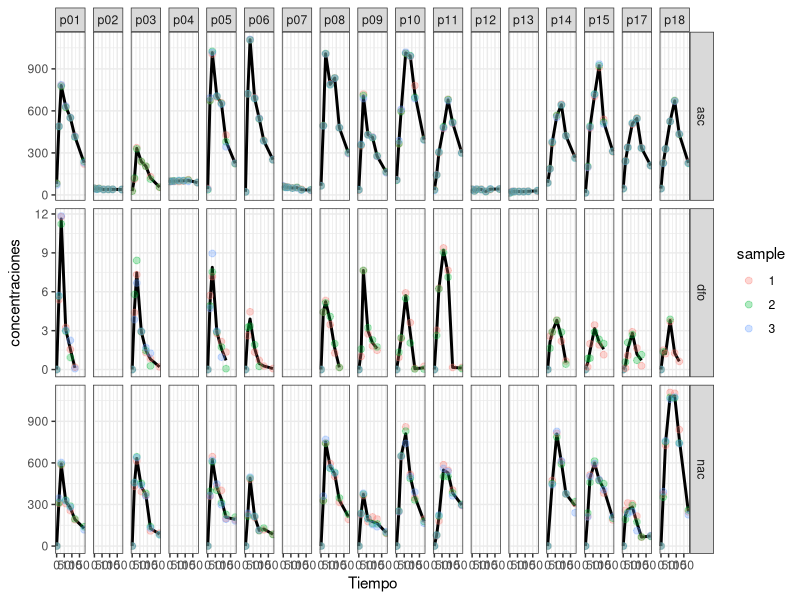
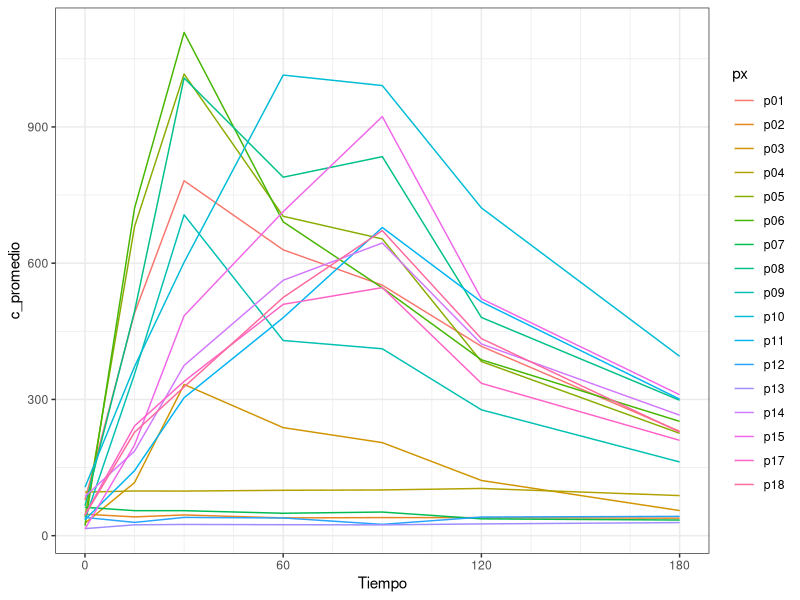
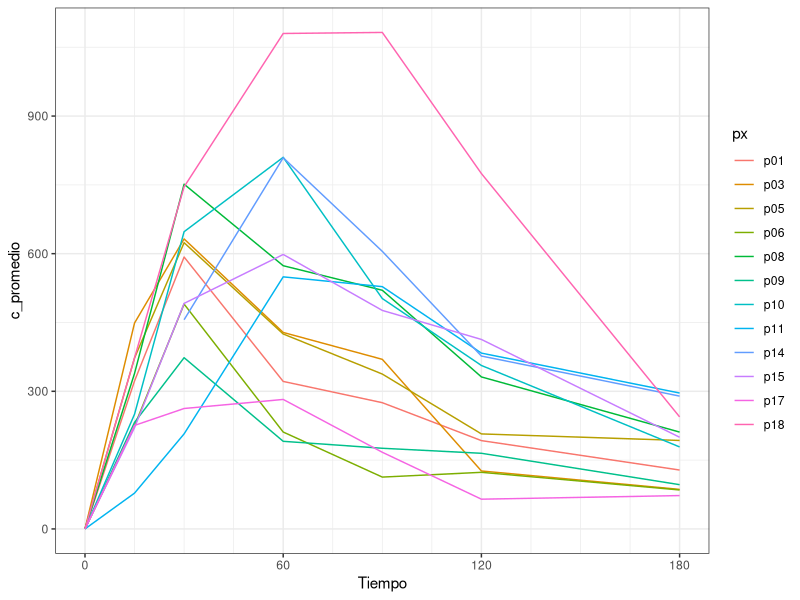
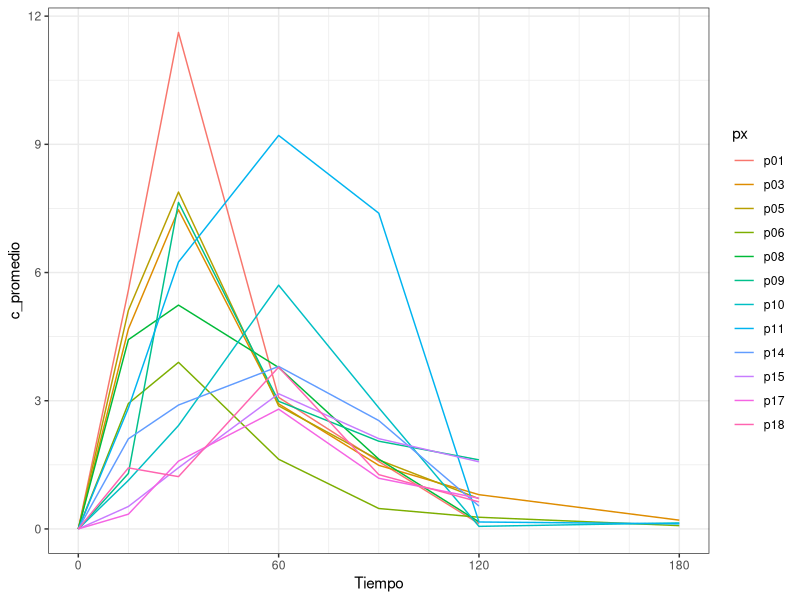
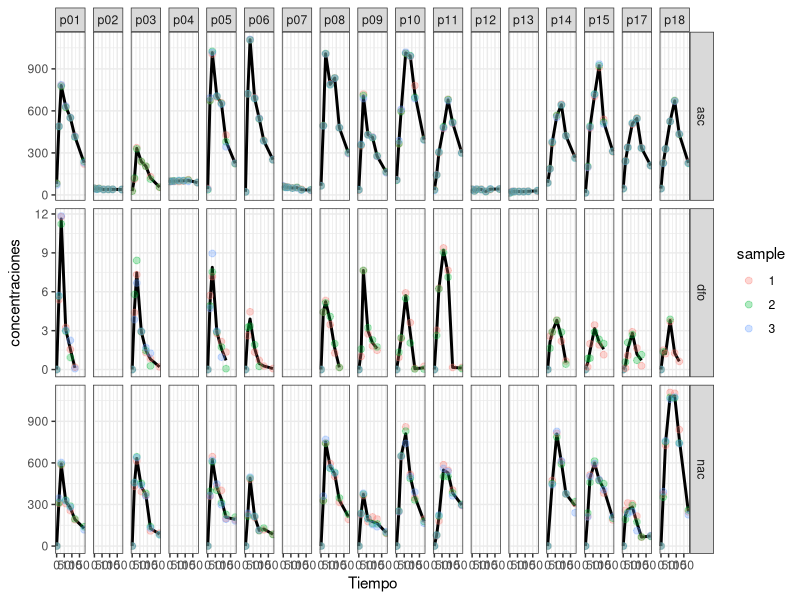

Recreate these plots in R, in order.
library(tidyr)
library(dplyr)
library(ggplot2)

asc <- read.csv("datos_asc.csv", header = TRUE, sep = ",") %>%
        pivot_longer(cols = -c(Tiempo), values_to = "concentraciones", names_to = "paciente") %>%
            mutate(px = strtrim(paciente, 3)) %>%
                mutate(sample = substring(paciente, 5, 5))
asc
nac <- read.csv("datos_nac.csv", header = TRUE, sep = ",") %>%
        pivot_longer(cols = -c(Tiempo), values_to = "concentraciones", names_to = "paciente") %>%
            mutate(px = strtrim(paciente, 3)) %>%
                mutate(sample = substring(paciente, 5, 5))
nac
dfo <- read.csv("datos_dfo.csv", header = TRUE, sep = ",") %>%
        pivot_longer(cols = -c(Tiempo), values_to = "concentraciones", names_to = "paciente") %>%
            mutate(px = strtrim(paciente, 3)) %>%
                mutate(sample = substring(paciente, 5, 5))
dfo


asc_fco <- asc %>%
    mutate(fco = "asc")
nac_fco <- nac %>%  
    mutate(fco = "nac")
dfo_fco <- dfo %>%  
    mutate(fco = "dfo")
todos <- bind_rows(asc_fco, nac_fco, dfo_fco, .id = NULL)
ggplot() +
    stat_summary(data = todos, aes(x = Tiempo, y = concentraciones), fun = "mean", geom = "line", size = 1) +
    # stat_summary(data = todos, aes(x = Tiempo, y = concentraciones), fun = "sd", geom = "errorbar", size = 0.25) +
    geom_point(data = todos, aes(x = Tiempo, y = concentraciones, colour = sample), alpha = 0.3, size = 2) +
    facet_grid(cols = vars(px), rows = vars(fco), scales = "free") +
    theme_bw()
ggsave("todas_muestras_asc_nac_dfo.pdf", width = 70, height = 20, units = "cm")
 


# resumiendo datos

mean_asc <- asc %>%
    group_by(Tiempo, px) %>%
        summarise(c_promedio = mean(concentraciones, na.rm = TRUE))
ggplot()+
    geom_line(data = mean_asc, aes(x = Tiempo, y = c_promedio, colour = px)) +
    scale_x_continuous(breaks = seq(0, 180, 60),
                        minor_breaks = seq(0, 180, 15)) +
    theme_bw()

mean_nac <- nac %>%
    group_by(Tiempo, px) %>%
        summarise(c_promedio = mean(concentraciones, na.rm = TRUE))
ggplot()+
    geom_line(data = mean_nac, aes(x = Tiempo, y = c_promedio, colour = px)) +
    scale_x_continuous(breaks = seq(0, 180, 60),
                        minor_breaks = seq(0, 180, 15)) +
    theme_bw()

mean_dfo <- dfo %>%
    group_by(Tiempo, px) %>%
        summarise(c_promedio = mean(concentraciones, na.rm = TRUE))  
ggplot()+   
    geom_line(data = mean_dfo, aes(x = Tiempo, y = c_promedio, colour = px)) +
    scale_x_continuous(breaks = seq(0, 180, 60),
                        minor_breaks = seq(0, 180, 15)) +
    theme_bw()

covariables <- read.csv("covariables.csv", header = TRUE, sep = ",")


asc_covariables <- mean_asc %>%
    left_join(covariables, by = "px")
nac_covariables <- mean_nac %>%
    left_join(covariables, by = "px")
dfo_covariables <- mean_dfo %>%
    left_join(covariables, by = "px")
write.csv(asc_covariables, "covariables_asc.csv", row.names = FALSE)
write.csv(nac_covariables, "covariables_nac.csv", row.names = FALSE)
write.csv(dfo_covariables, "covariables_dfo.csv", row.names = FALSE)

# corrected asc by baseline concentrations at time 0

asc_corrected <- read.csv("output/covariables_asc.csv", header = TRUE, sep = ",")
for(i in unique(asc_corrected$px)){
    asc_corrected[asc_corrected$px == i, "c_promedio"] <- asc_corrected[asc_corrected$px == i, "c_promedio"] - asc_corrected[asc_corrected$px == i & asc_corrected$Tiempo == 0, "c_promedio"]
}
tibble(asc_corrected)
write.csv(asc_corrected, "output/covariables_asc_corrected.csv", row.names = FALSE)
